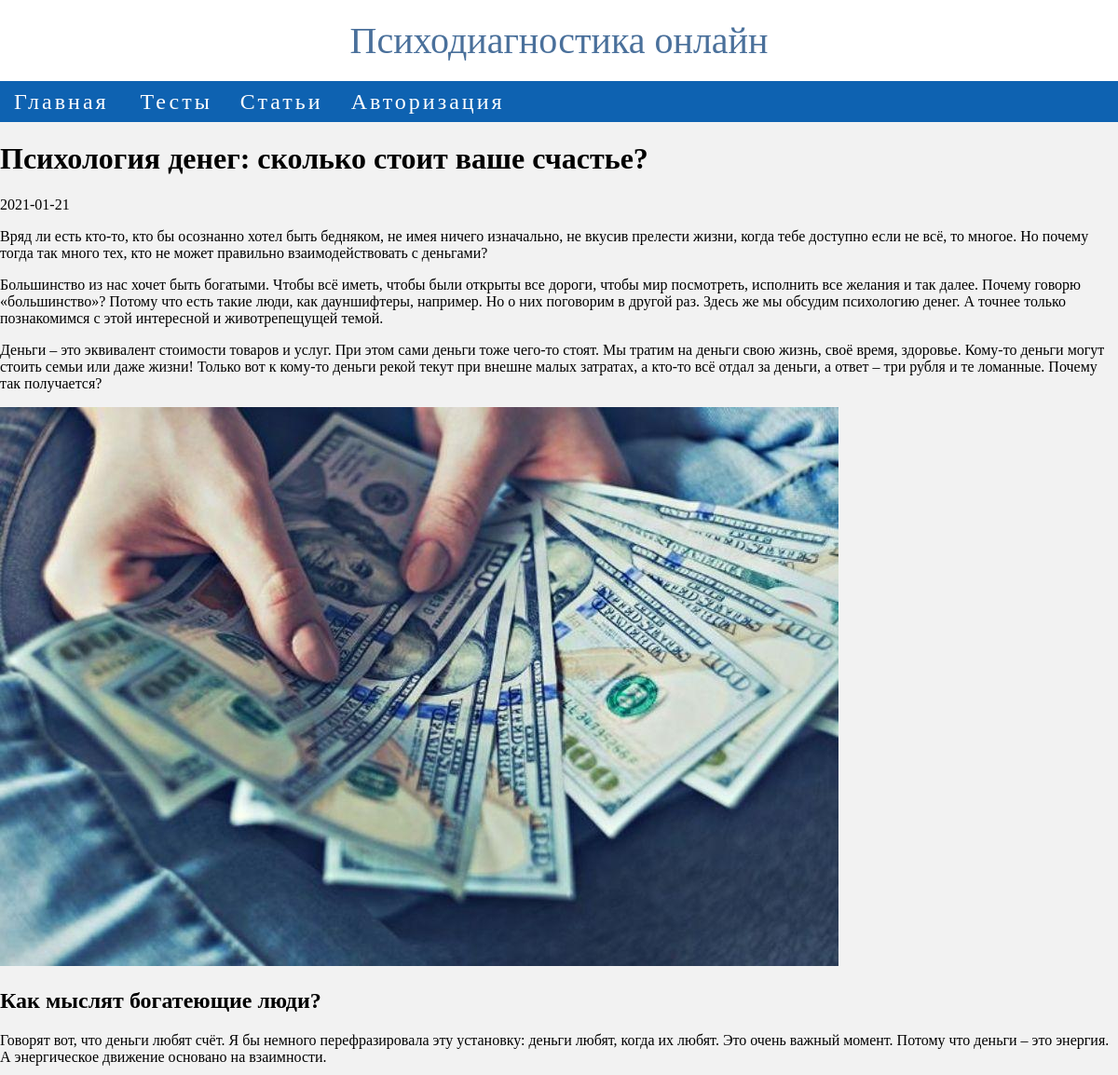
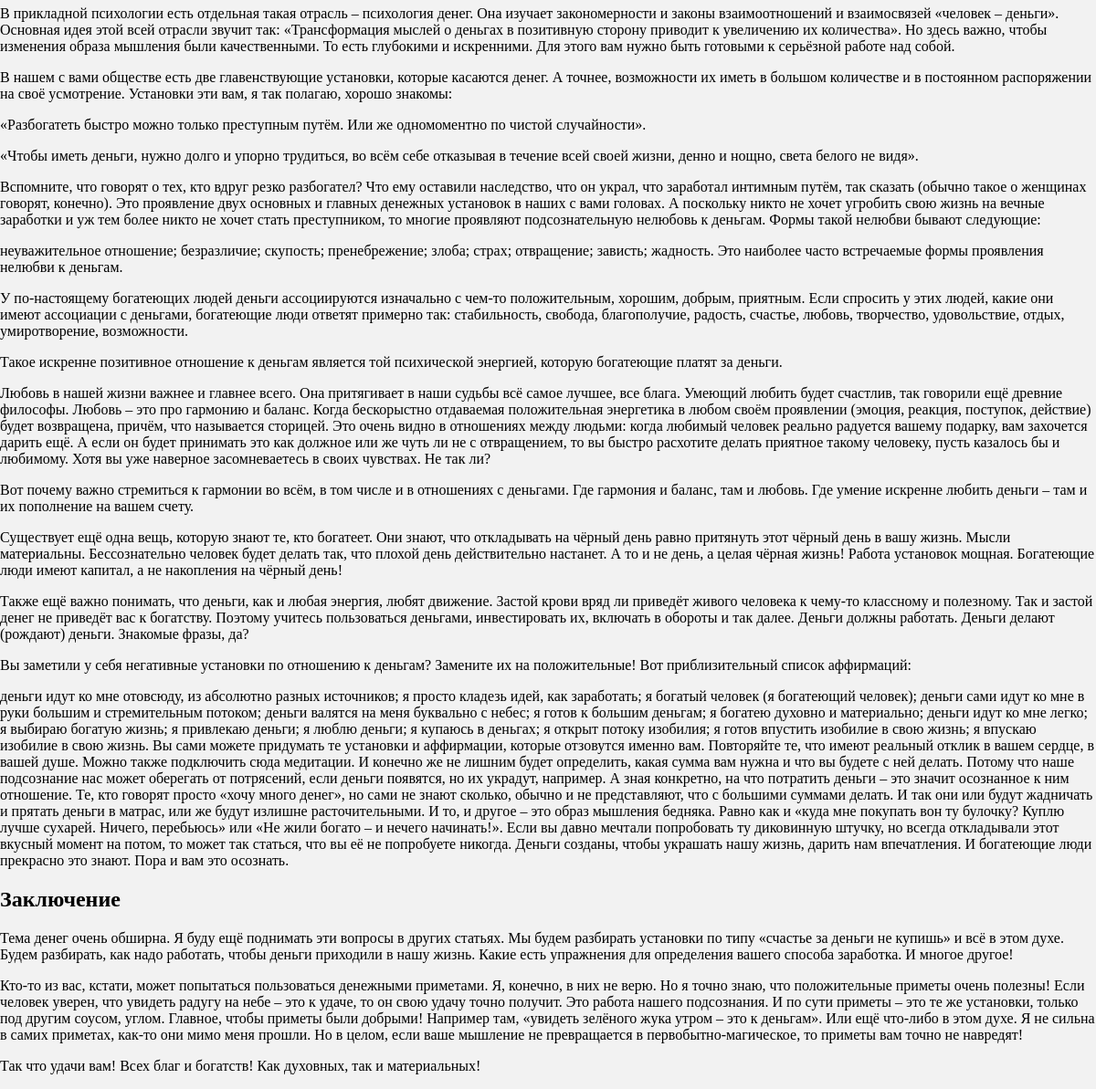
/?option=view_article&idarticle=2, run on the app's committed database (2 pictures, top to bottom).
### tables this page shows
CREATE TABLE `article` (
  `idarticle` int(11) NOT NULL,
  `article_title` varchar(100) NOT NULL,
  `article_description` text NOT NULL,
  `article_text` text NOT NULL,
  `article_date` date NOT NULL,
  `article_image` varchar(100) NOT NULL,
  `idcategory_article` int(11) NOT NULL
);

### classes/Meta.php (the view, shortened to what this page needs)
<?php
abstract class Meta
{
    protected $db;
    public function __construct()
    {
        $this->db = mysqli_connect(HOST, USER, PASSWORD, DB);
        mysqli_query($this->db, "SET NAMES 'utf8'");
    }
    protected function get_header()
    {
        include "header.php";
    }
    protected function get_menu()
    {
        $query = "SELECT idcategory_test,category_test_name FROM category_test";
        $result = mysqli_query($this->db, $query);
        for ($data = []; $row = mysqli_fetch_assoc($result); $data[] = $row) ;
        echo '<nav>
      <ul class="topmenu">
        <li><a href="?option=main">Главная</a></li>
        <li><a href="" class="submenu-link">Тесты</a>
        <ul class="submenu">';
        foreach ($data as $item) {
            printf("
            <li><a href='?option=category&idcategory_test=%s'>%s</a></li>",
                $item['idcategory_test'], $item['category_test_name']);
        }
        echo '</li></ul>';
        echo '<li><a href="" class="submenu-link">Статьи</a>
        <ul class="submenu">';
        $query = "SELECT idcategory_article,category_article_name FROM category_article";
        $result = mysqli_query($this->db, $query);
        for ($data = []; $row = mysqli_fetch_assoc($result); $data[] = $row) ;
        foreach ($data as $item) {
            printf("
            <li><a href='?option=category&idcategory_article=%s'>%s</a></li>",
                $item['idcategory_article'], $item['category_article_name']);
        }
        echo '
</li></ul>';
        echo '<li><a href="?option=login">Авторизация</a>';
        echo '</ul>
    </nav>';
    }
    public function get_body()
    {
        $this->get_menu();
        $this->get_content();
    }
}

### classes/view_article.php (shortened to what this page needs)
<?php
class view_article extends Meta
{
    public function get_content()
    {
        echo '<div id = "main">';
        if (!$_GET['idarticle']) {
            echo 'Невозможно отобразить статью. Неправильные исходные данные';
        } else {
            $idarticle = (int)$_GET['idarticle'];
            if (!$idarticle) {
                echo 'Невозможно отобразить статью. Неправильные исходные данные';
            } else {
                $query = "SELECT idarticle,article_title,article_description,article_text,article_date,article_image FROM article
WHERE idarticle = '$idarticle'";
                $result = mysqli_query($this->db, $query);
            }
            $row = mysqli_fetch_array($result,MYSQLI_ASSOC);
            printf("<p>%s</p>
                    <p>%s</p>
                    <p>%s</p>
                    <p><img src = '%s'>%s</p>",
                $row['article_title'],$row['article_date'],$row['article_description'],$row['article_image'],$row['article_text']);
            echo '</div>';
        }
    }
}

### Style.css (style rules this page uses)
* { box-sizing: border-box; }
body { margin: 0; background: #f2f2f2; }
nav { width: 100%; display: table; margin: 0 auto; background-color: rgb(14, 98, 177); }
nav ul { list-style: none; margin: 0; padding: 0; }
nav a { text-decoration: none; display: block; color: rgb(255, 255, 255); }
.topmenu>li { display: inline-block; position: relative; }
.topmenu>li>a { position: relative; padding: 10px 15px; font-family: 'Kaushan Script', cursive; font-size: 1.5em; line-height: 1; letter-spacing: 3px; }
.topmenu>li>a:before { content: ""; position: absolute; z-index: 5; left: 50%; top: 100%; width: 10px; height: 10px; background: white; border-radius: 50%; transform: translate(-50%, 20px); opacity: 0; transition: .3s; }

### data on the page
article: article_title "Психология денег: сколько стоит ваше счастье?", article_date "2021-01-21", article_description "Вряд ли есть кто-то, кто бы осознанно хотел быть бедняком, не имея ничего изначально, не вкусив прелести жизни, когда тебе доступно если не всё, то многое. Но почему тогда так много тех, кто не может правильно взаимодействовать с деньгами? Большинство из нас хочет быть богатыми. Чтобы всё иметь, чтобы были открыты все дороги, чтобы мир посмотреть, исполнить все желания и так далее. Почему говорю «большинство»? Потому что есть такие люди, как дауншифтеры, например. Но о них поговорим в другой раз. Здесь же мы обсудим психологию денег. А точнее только познакомимся с этой интересной и животрепещущей темой. Деньги – это эквивалент стоимости товаров и услуг. При этом сами деньги тоже чего-то…", article_image (picture), article_text "Как мыслят богатеющие люди? Говорят вот, что деньги любят счёт. Я бы немного перефразировала эту установку: деньги любят, когда их любят. Это очень важный момент. Потому что деньги – это энергия. А энергическое движение основано на взаимности. В прикладной психологии есть отдельная такая отрасль – психология денег. Она изучает закономерности и законы взаимоотношений и взаимосвязей «человек – деньги». Основная идея этой всей отрасли звучит так: «Трансформация мыслей о деньгах в позитивную сторону приводит к увеличению их количества». Но здесь важно, чтобы изменения образа мышления были качественными. То есть глубокими и искренними. Для этого вам нужно быть готовыми к серьёзной работе над…"
